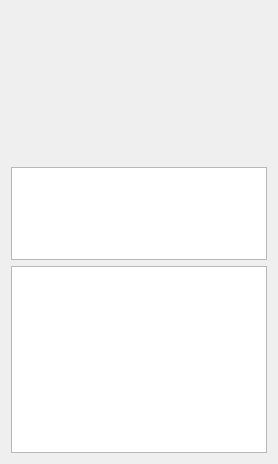
<?xml version="1.0" encoding="UTF-8"?>
<ui version="4.0">
 <class>InfoWidget</class>
 <widget class="QWidget" name="InfoWidget">
  <property name="geometry">
   <rect>
    <x>0</x>
    <y>0</y>
    <width>274</width>
    <height>464</height>
   </rect>
  </property>
  <property name="windowTitle">
   <string>Form</string>
  </property>
  <layout class="QVBoxLayout" name="verticalLayout" stretch="1,1,2">
   <item>
    <widget class="QLabel" name="label">
     <property name="minimumSize">
      <size>
       <width>120</width>
       <height>150</height>
      </size>
     </property>
     <property name="alignment">
      <set>Qt::AlignCenter</set>
     </property>
    </widget>
   </item>
   <item>
    <widget class="QTextBrowser" name="textBrowser">
     <property name="sizePolicy">
      <sizepolicy hsizetype="MinimumExpanding" vsizetype="Expanding">
       <horstretch>0</horstretch>
       <verstretch>0</verstretch>
      </sizepolicy>
     </property>
    </widget>
   </item>
   <item>
    <widget class="QTreeWidget" name="treeWidget">
     <attribute name="headerVisible">
      <bool>false</bool>
     </attribute>
     <attribute name="headerStretchLastSection">
      <bool>false</bool>
     </attribute>
     <column>
      <property name="text">
       <string notr="true">1</string>
      </property>
     </column>
    </widget>
   </item>
  </layout>
 </widget>
 <resources/>
 <connections/>
</ui>
